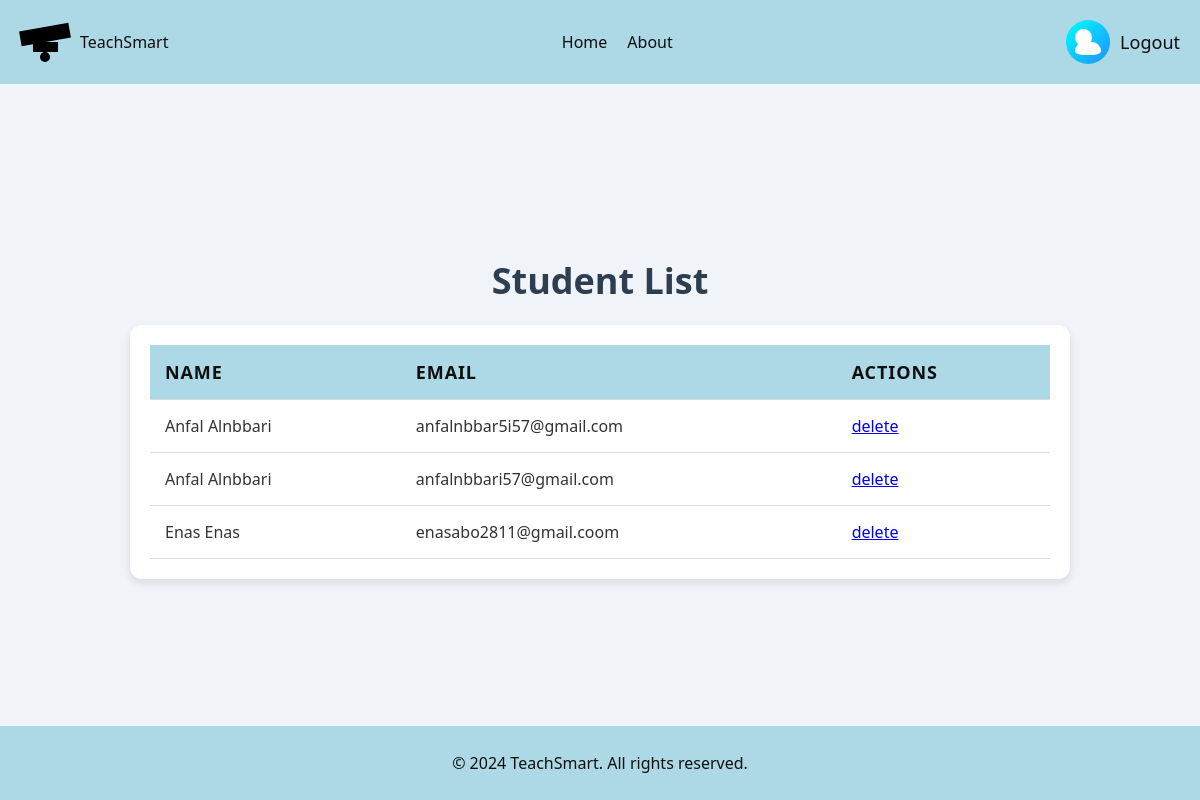
/student_list/, run on an earlier commit of the app's database.
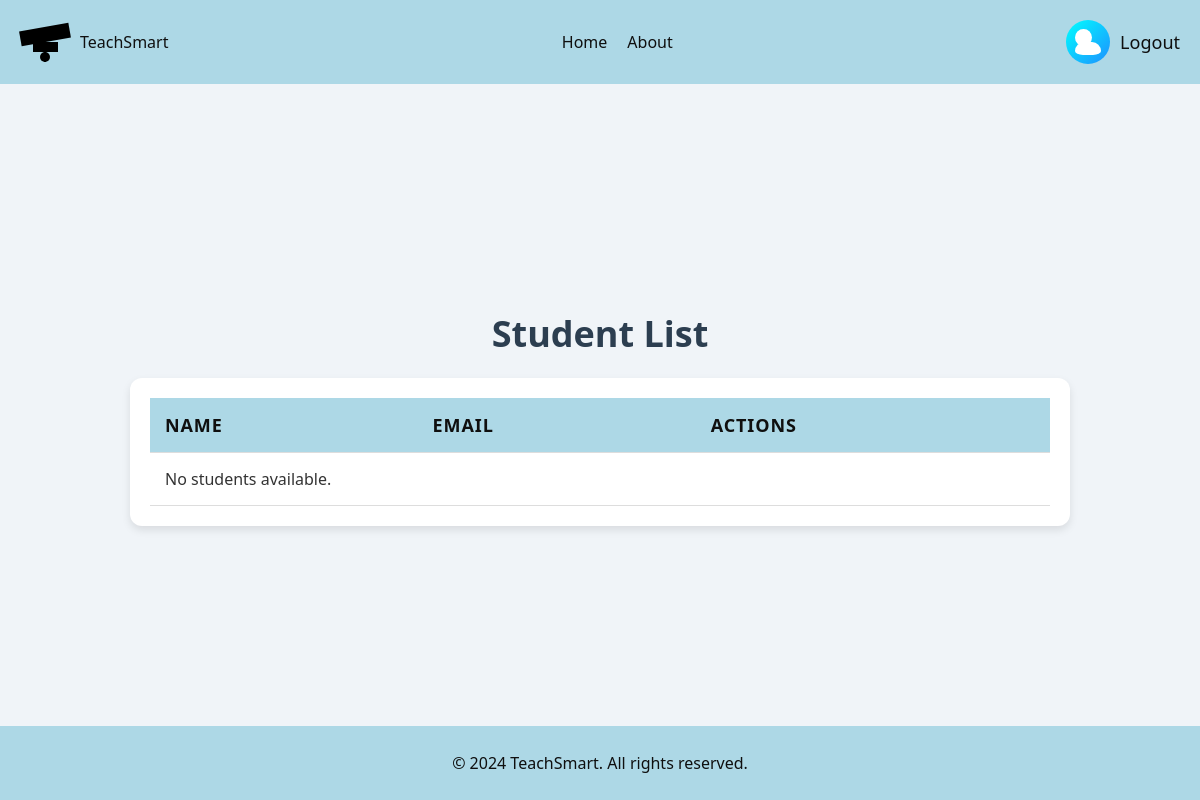
And on a later commit of the database.
### tsweb/models.py (models this page shows, shortened)
class Student(models.Model):
    GRADE_CHOICES = [
         ('A', 'First grade'),
        ('B', 'Second grade'),
        ('C', 'Third grade'),
        ('D', 'Fourth grade'),
        ('E', 'Fifth grade'),
        ('F', 'Sixth grade'),
    ]
    id_number = models.CharField(max_length=9, unique=True, validators=[RegexValidator(r'^\d{9}$', "Please enter exactly 9 digits.")])
    first_name = models.CharField(max_length=50)
    last_name = models.CharField(max_length=50)
    grade = models.CharField(max_length=1, choices=GRADE_CHOICES)
    date_of_birth = models.DateField()
    email = models.EmailField(unique=True)
    parent_name = models.CharField(max_length=100)
    parent_phone = models.CharField(
        max_length=10,
        validators=[
            RegexValidator(
                regex=r'^(05\d|0[23489])\d{7}$',
                message="Invalid Israeli phone number. Please enter 10 digits starting with 05."
            )
        ]
    )
    password = models.CharField(max_length=128)
    def __str__(self):
        return f"{self.first_name} {self.last_name}"

### tsweb/views.py (the view)
# urls.py: path('student_list/',views.student_list, name="student_list"),
def student_list(request):
    students = Student.objects.all()
    return render(request, 'student_list.html', {'students': students})

### tsweb/Templates/student_list.html (shortened to what this page needs)
<!DOCTYPE html>
<html lang="en" dir="ltr">
<head>
</head>
<body>
<header>
    <div class="logo">
        <div class="graduation-hat">
            <div class="hat-top"></div>
            <div class="hat-tassel"></div>
        </div>
        <span>TeachSmart</span>
    </div>
    <nav>
        <ul>
            <li><a href="{% url 'admin_homepage' %}">Home</a></li>
            <li><a href="/about">About</a></li>
        </ul>
    </nav>
    <div class="auth-buttons">
        <a href="{% url 'logout_admin' %}" class="login-button">
            <div class="user-icon"></div>
            <span class="login-text">Logout</span>
        </a>
    </div>
</header>
<div class="main-content">
    <h1>Student List</h1>
    <div class="student-list">
        <table>
            <thead>
                <tr>
                    <th>Name</th>
                    <th>Email</th>
                    <th>Actions</th>
                </tr>
            </thead>
            <tbody>
                {% for student in students %}
                <tr>
                    <td>{{ student }}</td>
                    <td>{{ student.email }}</td>
                    <td>
                        <a href="#" class="btn btn-danger">delete</a>
                    </td>
                </tr>
                {% empty %}
                <tr>
                    <td colspan="3">No students available.</td>
                </tr>
                {% endfor %}
            </tbody>
        </table>
    </div>
</div>
<footer>
    <p>&copy; 2024 TeachSmart. All rights reserved.</p>
</footer>
</body>
</html>

What changed in the data, as far as the page shows it:
removed Student: first_name+last_name "Anfal Alnbbari", email "anfalnbbar5i57@gmail.com"
removed Student: first_name+last_name "Anfal Alnbbari", email "anfalnbbari57@gmail.com"
removed Student: first_name+last_name "Enas Enas", email "enasabo2811@gmail.coom"
Also different on the page:
text now shown: "No students available."
